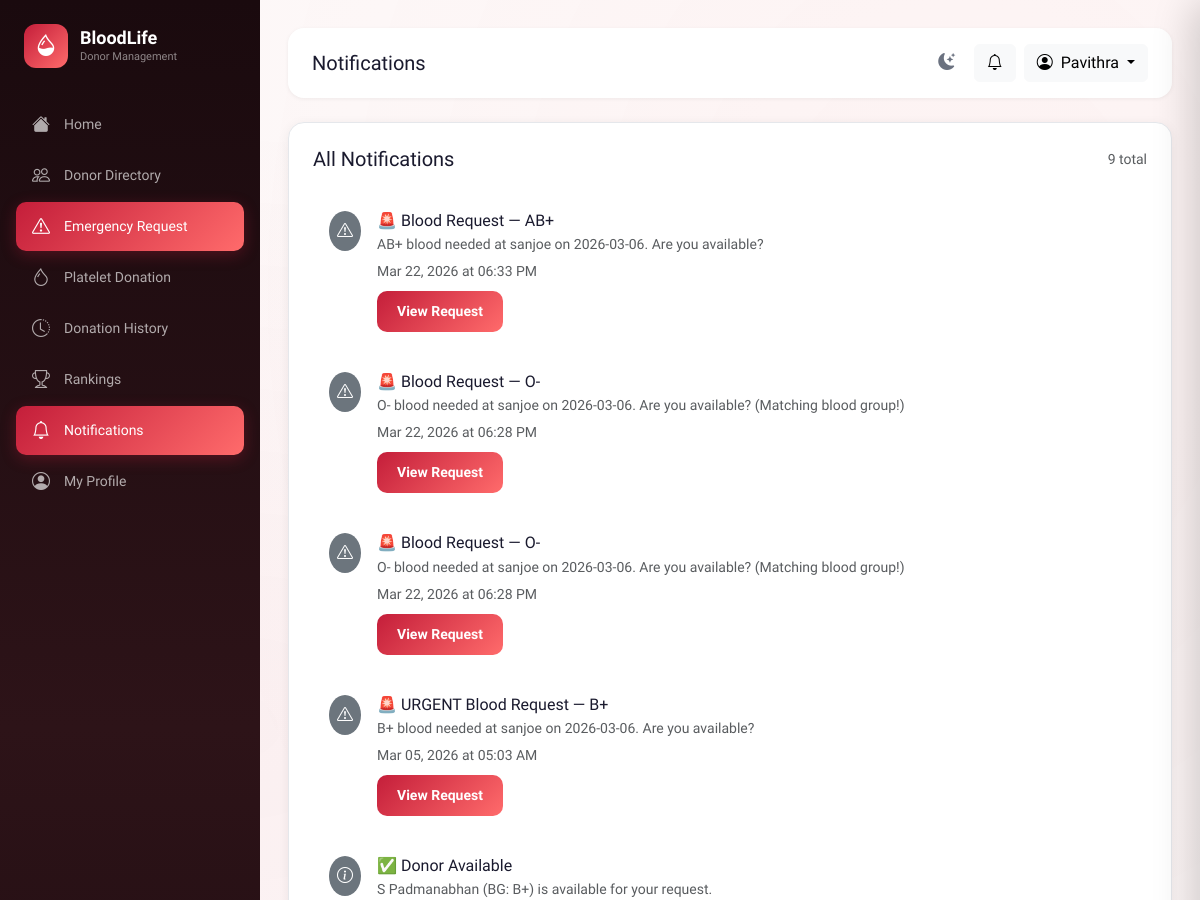
Before: /requests/notifications (signed in, upper part) with the older database file.
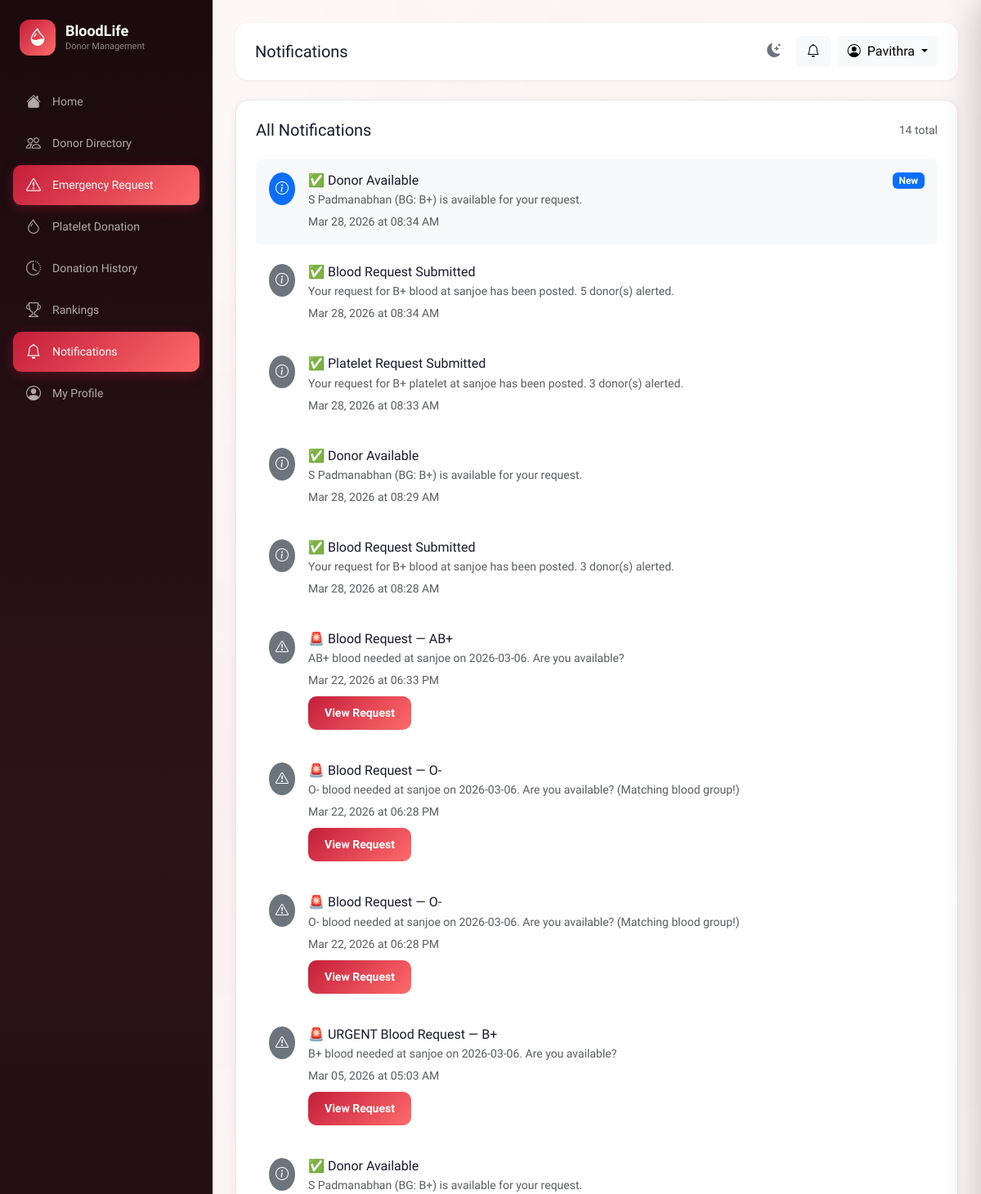
After: the same page with the newer database file.
### app/models.py (models this page shows, shortened)
class User(UserMixin, db.Model):
    __tablename__ = 'users'
    id = db.Column(db.Integer, primary_key=True)
    name = db.Column(db.String(100), nullable=False)
    email = db.Column(db.String(150), unique=True, nullable=False, index=True)
    password_hash = db.Column(db.String(256), nullable=False)
    role = db.Column(db.String(10), default='user')          # 'user' | 'admin'
    is_active = db.Column(db.Boolean, default=True)
    is_blocked = db.Column(db.Boolean, default=False)
    created_at = db.Column(db.DateTime, default=datetime.utcnow)
    last_login = db.Column(db.DateTime)
    profile = db.relationship('DonorProfile', back_populates='user',
                               uselist=False, cascade='all, delete-orphan')
    blood_requests = db.relationship('BloodRequest', back_populates='requester',
                                      foreign_keys='BloodRequest.user_id',
                                      cascade='all, delete-orphan')
    donation_history = db.relationship('DonationHistory', back_populates='donor',
                                        cascade='all, delete-orphan')
    platelet_donations = db.relationship('PlateletDonation', back_populates='donor',
                                          cascade='all, delete-orphan')
    notifications = db.relationship('Notification', back_populates='user',
                                     cascade='all, delete-orphan')
    eligibility_checks = db.relationship('EligibilityCheck', back_populates='user',
                                          cascade='all, delete-orphan')
    @property
    def is_admin(self):
        return self.role == 'admin'

class Notification(db.Model):
    __tablename__ = 'notifications'
    id = db.Column(db.Integer, primary_key=True)
    user_id = db.Column(db.Integer, db.ForeignKey('users.id'), nullable=False)
    title = db.Column(db.String(200), nullable=False)
    message = db.Column(db.Text, nullable=False)
    notif_type = db.Column(db.String(30), default='info')  # 'info' | 'request' | 'reminder' | 'alert'
    related_id = db.Column(db.Integer)                     # optional FK to request/donation
    is_read = db.Column(db.Boolean, default=False)
    created_at = db.Column(db.DateTime, default=datetime.utcnow)
    user = db.relationship('User', back_populates='notifications')

### app/requests_bp/routes.py (the view)
@requests.route('/notifications')
@login_required
def notifications():
    notifs = (Notification.query.filter_by(user_id=current_user.id)
              .order_by(Notification.created_at.desc()).all())
    for n in notifs:
        n.is_read = True
    db.session.commit()
    return render_template('requests/notifications.html', notifications=notifs,
                           unread=0)

### app/templates/requests/notifications.html (shortened to what this page needs)
{% extends "base.html" %}
{% block page_title %}Notifications{% endblock %}
{% block content %}
<div class="card-custom p-4">
    <div class="d-flex justify-content-between align-items-center mb-4">
        <h5 class="mb-0">All Notifications</h5>
        <span class="text-muted small">{{ notifications|length }} total</span>
    </div>
    {% if notifications %}
    {% for n in notifications %}
    <div class="d-flex align-items-start gap-3 p-3 {{ 'bg-light' if not n.is_read }} rounded mb-2">
        <div
            class="rounded-circle p-2 {{ 'bg-primary' if not n.is_read else 'bg-secondary' }} text-white flex-shrink-0">
            <i
                class="bi {{ 'bi-exclamation-triangle' if n.notif_type == 'request' else ('bi-bell' if n.notif_type == 'reminder' else 'bi-info-circle') }}"></i>
        </div>
        <div class="flex-grow-1">
            <h6 class="mb-1">{{ n.title }}</h6>
            <p class="text-muted small mb-1">{{ n.message }}</p>
            <small class="text-muted">{{ n.created_at.strftime('%b %d, %Y at %I:%M %p') }}</small>
            {% if n.notif_type == 'request' and n.related_id %}
            <br><a href="{{ url_for('requests.view_request', req_id=n.related_id) }}"
                class="btn btn-primary-custom btn-sm mt-2">View Request</a>
            {% endif %}
        </div>
        {% if not n.is_read %}<span class="badge bg-primary flex-shrink-0">New</span>{% endif %}
    </div>
    {% endfor %}
    {% else %}
    <div class="text-center py-5">
        <i class="bi bi-bell-slash" style="font-size:60px;color:var(--border);"></i>
        <p class="text-muted mt-3">No notifications yet.</p>
    </div>
    {% endif %}
</div>
{% endblock %}

### app/templates/base.html (shortened to what this page needs)
<!DOCTYPE html>
<html lang="en">
<head>
    <link href="https://cdn.jsdelivr.net/npm/bootstrap@5.3.2/dist/css/bootstrap.min.css" rel="stylesheet">
    <link rel="stylesheet" href="https://cdn.jsdelivr.net/npm/bootstrap-icons@1.11.1/font/bootstrap-icons.css">
    <link rel="stylesheet" href="{{ url_for('static', filename='css/style.css') }}">
</head>
<body data-auth="{{ 'true' if current_user.is_authenticated else 'false' }}" >
    <div class="toast-container position-fixed top-0 end-0 p-3" style="z-index:9999;" id="toastContainer"></div>
    {% if current_user.is_authenticated %}
    <aside class="sidebar" id="sidebar">
        <div class="sidebar-logo">
            <div class="sidebar-logo-icon"><i class="bi bi-droplet-half"></i></div>
            <div>
                <h2>BloodLife</h2>
                <span>Donor Management</span>
            </div>
        </div>
        <nav>
            <ul class="list-unstyled">
                <li class="nav-item">
                    <a class="nav-link-custom {% if request.endpoint == 'main.dashboard' %}active{% endif %}"
                        href="{{ url_for('main.dashboard') }}">
                        <i class="bi bi-house-fill"></i><span>Home</span>
                    </a>
                </li>
                <li class="nav-item">
                    <a class="nav-link-custom {% if request.blueprint == 'donor' and 'directory' in request.endpoint %}active{% endif %}"
                        href="{{ url_for('donor.directory') }}">
                        <i class="bi bi-people"></i><span>Donor Directory</span>
                    </a>
                </li>
                <li class="nav-item">
                    <a class="nav-link-custom {% if request.blueprint == 'requests' %}active{% endif %}"
                        href="{{ url_for('requests.index') }}">
                        <i class="bi bi-exclamation-triangle"></i><span>Emergency Request</span>
                        {% set active_count = active_request_count|default(0) %}
                    </a>
                </li>
                <li class="nav-item">
                    <a class="nav-link-custom {% if 'platelet' in request.endpoint|default('') %}active{% endif %}"
                        href="{{ url_for('donor.platelet') }}">
                        <i class="bi bi-droplet"></i><span>Platelet Donation</span>
                    </a>
                </li>
                <li class="nav-item">
                    <a class="nav-link-custom {% if 'history' in request.endpoint|default('') %}active{% endif %}"
                        href="{{ url_for('donor.history') }}">
                        <i class="bi bi-clock-history"></i><span>Donation History</span>
                    </a>
                </li>
                <li class="nav-item">
                    <a class="nav-link-custom {% if 'rankings' in request.endpoint|default('') %}active{% endif %}"
                        href="{{ url_for('donor.rankings') }}">
                        <i class="bi bi-trophy"></i><span>Rankings</span>
                    </a>
                </li>
                <li class="nav-item position-relative">
                    <a class="nav-link-custom {% if 'notifications' in request.endpoint|default('') %}active{% endif %}"
                        href="{{ url_for('requests.notifications') }}">
                        <i class="bi bi-bell"></i><span>Notifications</span>
                        {% set unread = unread|default(0) %}
                    </a>
                </li>
                <li class="nav-item">
                    <a class="nav-link-custom {% if 'profile' in request.endpoint|default('') %}active{% endif %}"
                        href="{{ url_for('donor.profile') }}">
                        <i class="bi bi-person-circle"></i><span>My Profile</span>
                    </a>
                </li>
            </ul>
        </nav>
    </aside>
    <main class="main-content" id="mainContent">
        <div class="header mb-4">
            <div class="header-left">
                <div>
                    <h5 class="mb-0">{% block page_title %}Home{% endblock %}</h5>
                </div>
            </div>
            <div class="d-flex align-items-center gap-2">
                <button class="theme-toggle" id="themeToggleBtn" onclick="toggleTheme()" title="Toggle dark/light mode">
                    <i class="bi bi-moon-stars-fill" id="themeIcon"></i>
                </button>
                <button class="btn btn-light position-relative" id="notifBellBtn" onclick="openNotifDrawer()"
                    title="Notifications">
                    <i class="bi bi-bell" id="bellIcon"></i>
                </button>
                <div class="dropdown">
                    <button class="btn btn-light dropdown-toggle" data-bs-toggle="dropdown">
                        <i class="bi bi-person-circle me-2"></i>{{ current_user.name.split()[0] }}
                    </button>
                </div>
            </div>
        </div>
        {% block content %}{% endblock %}
    </main>
    {% endif %}
</body>
</html>

### app/static/css/style.css (style rules this page uses)
:root { --primary: #C41E3A; --primary-dark: #8B0000; --primary-light: #FFE4E9; --accent: #FF6B6B; --bg-main: #FDF8F8; --bg-card: #FFFFFF; --text-primary: #1A1A2E; --text-secondary: #6B7280; --text-muted: #9CA3AF; --border: #E5E7EB; --success: #10B981; --warning: #F59E0B; --danger: #EF4444; --info: #3B82F6; --sidebar-width: 260px; --header-height: 72px; }
* { box-sizing: border-box; transition: background-color .25s ease, border-color .25s ease, color .18s ease; }
*, *::before, *::after { transition-property: background-color, border-color, color; }
body { font-family: 'Plus Jakarta Sans', system-ui, sans-serif; background: var(--bg-main); color: var(--text-primary); margin: 0; padding: 0; overflow-x: hidden; }
.sidebar { position: fixed; left: 0; top: 0; bottom: 0; width: var(--sidebar-width); background: linear-gradient(180deg, #1A0A0E 0%, #2D1318 50%, #1A0A0E 100%); display: flex; flex-direction: column; padding: 24px 16px; z-index: 1000; transition: transform .3s ease; overflow-y: auto; }
.sidebar-logo { display: flex; align-items: center; gap: 12px; margin-bottom: 32px; padding: 0 8px; }
.sidebar-logo-icon { width: 44px; height: 44px; border-radius: 12px; background: linear-gradient(135deg, var(--primary), var(--accent)); display: flex; align-items: center; justify-content: center; font-size: 22px; color: white; flex-shrink: 0; }
.sidebar-logo h2 { color: white; font-size: 18px; font-weight: 700; margin: 0; }
.sidebar-logo span { color: rgba(255, 255, 255, .5); font-size: 11px; display: block; }
.nav-link-custom { display: flex; align-items: center; gap: 14px; color: rgba(255, 255, 255, .65); padding: 11px 16px; border-radius: 10px; margin-bottom: 2px; text-decoration: none; font-size: 14px; font-weight: 500; transition: all .2s; }
.nav-link-custom.active { color: white; background: linear-gradient(135deg, var(--primary), var(--accent)); box-shadow: 0 4px 15px rgba(196, 30, 58, .3); }
.nav-link-custom i { font-size: 18px; }
.main-content { margin-left: var(--sidebar-width); padding: 28px; min-height: 100vh; transition: margin .3s ease; }
.header { display: flex; align-items: center; justify-content: space-between; background: white; padding: 16px 24px; border-radius: 16px; box-shadow: 0 1px 4px rgba(0, 0, 0, .06); }
.header-left { display: flex; align-items: center; gap: 16px; }
.card-custom { background: var(--bg-card); border-radius: 16px; box-shadow: 0 2px 12px rgba(0, 0, 0, .06); border: 1px solid var(--border); transition: box-shadow .2s, transform .2s; }
.btn-primary-custom { background: linear-gradient(135deg, var(--primary), var(--accent)); color: white; border: none; border-radius: 10px; padding: 10px 20px; font-weight: 600; transition: all .2s; cursor: pointer; }
.theme-toggle { width: 38px; height: 38px; border: none; border-radius: 10px; background: rgba(255, 255, 255, .08); color: var(--text-secondary); display: flex; align-items: center; justify-content: center; cursor: pointer; font-size: 17px; transition: background .2s, color .2s, transform .2s !important; flex-shrink: 0; }

Changed rows visible on the page:
added Notification: title "✅ Donor Available", message "S Padmanabhan (BG: B+) is available for your request.", created_at "Mar 28, 2026 at 08:34 AM", is_read "New"
added Notification: title "✅ Blood Request Submitted", message "Your request for B+ blood at sanjoe has been posted. 5 donor(s) alerted.", created_at "Mar 28, 2026 at 08:34 AM"
added Notification: title "✅ Platelet Request Submitted", message "Your request for B+ platelet at sanjoe has been posted. 3 donor(s) alerted.", created_at "Mar 28, 2026 at 08:33 AM"
added Notification: title "✅ Donor Available", message "S Padmanabhan (BG: B+) is available for your request.", created_at "Mar 28, 2026 at 08:29 AM"
added Notification: title "✅ Blood Request Submitted", message "Your request for B+ blood at sanjoe has been posted. 3 donor(s) alerted.", created_at "Mar 28, 2026 at 08:28 AM"
Other visible differences:
{{ notifications|length }}: "9" → "14"
